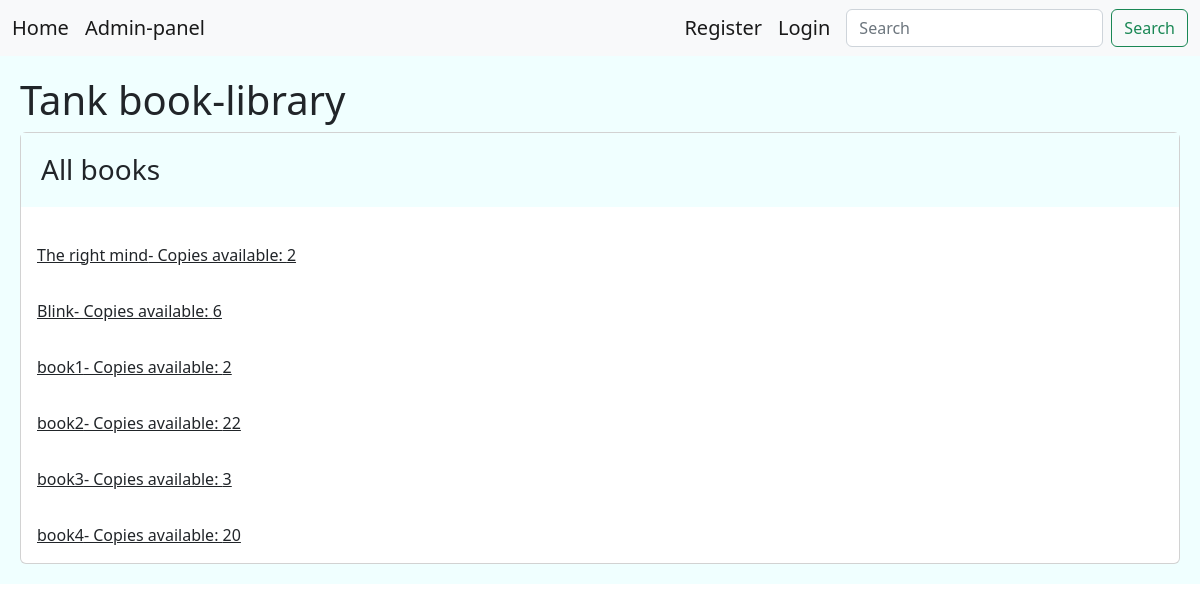
The page / on the database its author committed.
### library/models.py (models this page shows, shortened)
class Books(models.Model):
    title = models.CharField(max_length=100)
    description = models.TextField(null=True)
    price = models.DecimalField(max_digits=6 , decimal_places=2, default=0.00)
    shabak = models.CharField(max_length=150,null=True)
    copies_available = models.PositiveIntegerField(default=4)
    genre = models.ForeignKey('Genre', on_delete=models.SET_NULL, null=True)
    author = models.ForeignKey('Author', on_delete=models.SET_NULL, null=True)

### library/views.py (the view)
# urls.py: path('',views.HomePage.as_view(), name='home'),
class HomePage(View):
    def get(self,request):
        books = Books.objects.all()
        return render(request,'main.html',{'books':books})

### templates/main.html (shortened to what this page needs)
<!DOCTYPE html>
<html lang="en">
<head>
    <link href="https://cdn.jsdelivr.net/npm/bootstrap@5.2.0-beta1/dist/css/bootstrap.min.css" rel="stylesheet">
</head>
<body>
{% include 'include/navbar.html' %}
<div class="jumbotron">
    {% block content %} <H1> Tank book-library </H1>
    <div class="card">
        <h3 class="card-title jumbotron">All books</h3>
        {% for i in books %}
        <a class="card-body" href="{% url 'library:borrow' i.id  %}" >{{i.title}}- Copies available: {{i.copies_available}}</a>
        {% endfor %}
        {% endblock %}
</div>
</body>
</html>

### templates/main.html (style rules this page uses)
.jumbotron { padding: 20px; margin-bottom: 20px; background-color: azure; }

### rows shown on the page
Books: title "The right mind", copies_available "2"
Books: title "Blink", copies_available "6"
Books: title "book1", copies_available "2"
Books: title "book2", copies_available "22"
Books: title "book3", copies_available "3"
Books: title "book4", copies_available "20"
